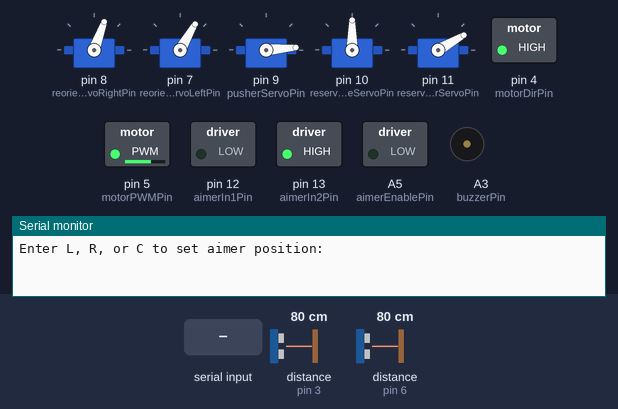
A sketch run on a simulated Arduino Uno, built with avr-gcc and run on an emulated ATmega328P. Parts: 5 × servo, switched loads named in the sketch (green lamp = pin HIGH), buzzer (waves = sounding), the last lines printed to the serial monitor. Inputs (shaded band) come from the test bench; at power-on: distance to the obstacle (sensors on pin 3, pin 6) 80 cm. The echo pulse lasts 58.3 µs per cm; pins used as bus, display or sensor lines are not drawn.

Above: at 5.0 s.
5.1 s: "L" received over Serial
At 5.6 s:
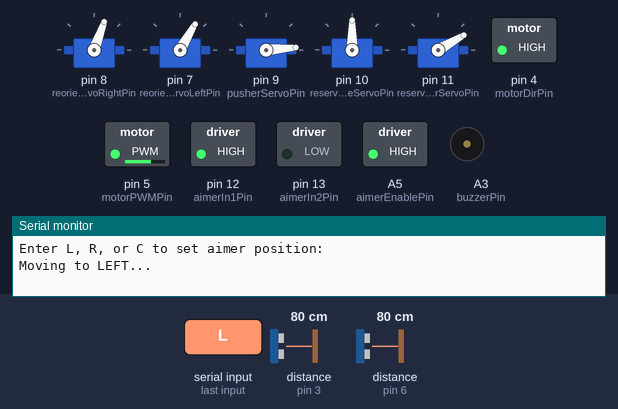
At 6.8 s:
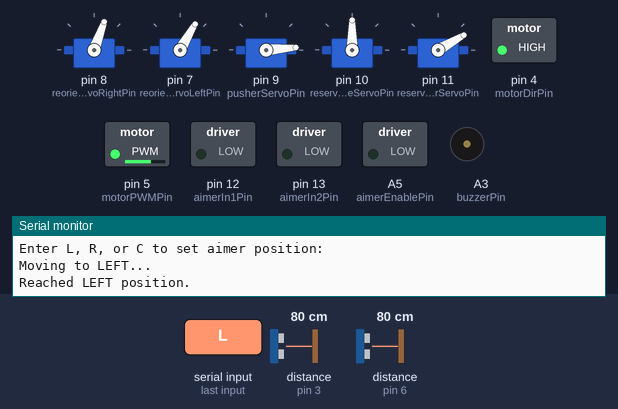
7.3 s: distance to the obstacle (sensor on pin 3) set to 5 cm
9.2 s: distance to the obstacle (sensor on pin 3) set to 2 cm
At 10.1 s:
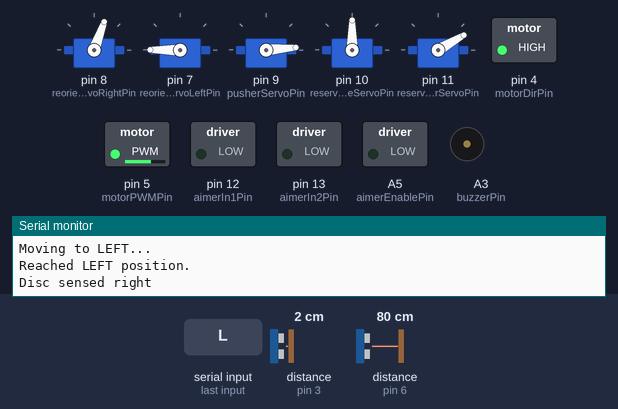
13.8 s: distance to the obstacle (sensor on pin 6) set to 2 cm
17.3 s: distance to the obstacle (sensor on pin 3) set to 4 cm
At 22.0 s:
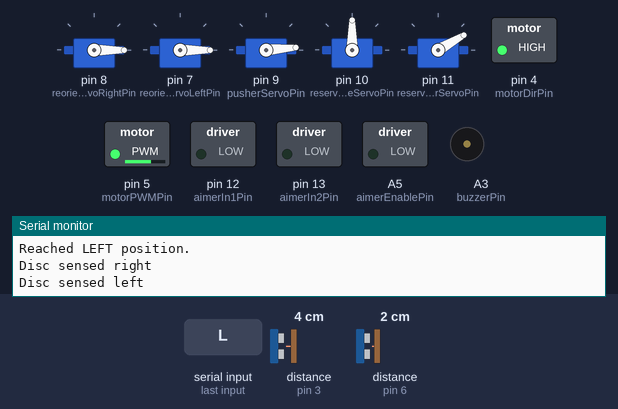
22.7 s: distance to the obstacle (sensor on pin 6) set to 5 cm
Timing chart, 0 to 27.2 s (numbered marks = the images above; inputs shaded):
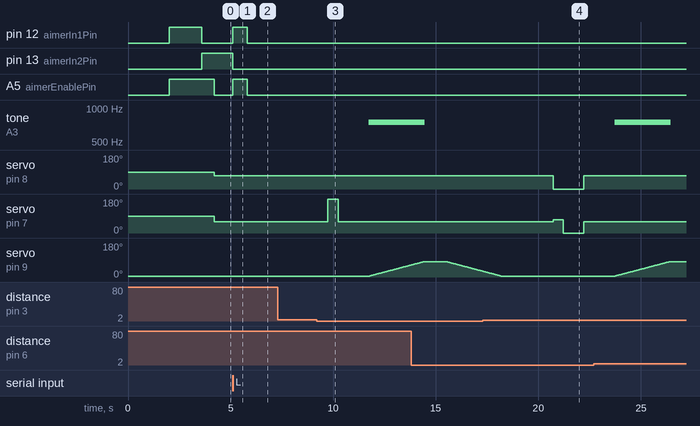

Measured:
- the behaviour switches between 4 and 3 cm on distance to the obstacle (sensor on pin 3) (found by bisection; images 2 and 3)
- after the input at 5.1 s, pin 12 (aimerIn1Pin), A5 (aimerEnablePin): LOW → HIGH at once, → LOW 0.70 s later; pin 13 (aimerIn2Pin): HIGH → LOW at once
- after the input at 7.3 s, every drawn part: stays the same
- after the input at 9.2 s, tone on A3 (buzzerPin): silent → 750 Hz after 2.5 s; servo on pin 7 (reorienterServoLeftPin): 60° → 180° after 0.54 s, → 60° 0.50 s later; servo on pin 9 (pusherServoPin): moves from 5° to 63° over 2.0 s, starting after 2.6 s
- after the input at 17.3 s, servo on pin 8 (reorienterServoRightPin): 70° → 0° after 3.4 s, → 70° 1.5 s later

The sketch:

deviceCode.ino
```cpp
//still need to do:
//implement IR remote into code
//make sure reorienter code is up to date (delays too long?)
//make sure all analog pins are working properly (is int A0/1/2/3 illegal?)

#include <Arduino.h>
#include <Servo.h>
//#include "PinDefinitionsAndMore.h"
#include <IRremote.hpp> // include the library
#include <ezButton.h>

//---------------------------------------PIN NUMBERS & OBJECTS----------------------------------

//Set digital pin numbers
int motorDirPin = 4; int motorPWMPin = 5;
int reorienterTriggerPin = 2; int reorienterEchoRightPin = 3; int reorienterEchoLeftPin = 6;
int reorienterServoRightPin = 8; int reorienterServoLeftPin = 7;
int pusherServoPin = 9;
int reserveGateServoPin = 10; int reserveLifterServoPin = 11;
int aimerIn1Pin = 12; int aimerIn2Pin = 13;

//set analog pin numbers
int aimerLeftSignalPin = A0; int aimerRightSignalPin = A1;
int buzzerPin = A3;
int IRReceiverPin = A4;
int aimerEnablePin = A5;

//Initialize objects
Servo servoLeft; Servo servoRight;
Servo servoPusher;
Servo servoGate; Servo servoLifter;

ezButton limitSwitch1(aimerLeftSignalPin); ezButton limitSwitch2(aimerRightSignalPin);

//------------------------------------------------CONSTANTS---------------------------------------

//Motor/H-Bridge constants:
int motorPower = 165;

//Reorienter constants:
const int ClearValRight = 0; //servo positions
const int downValRight = 70;
const int PushValLeft = 0;
const int downValLeft = 60;
const int ClearValLeft = 180;
const int PushValRight = 160;

long duration_right, duration_left; //initialize sensor variables
long distance_mm_right, distance_mm_left;

long filteredDistanceRight = 0; //filter settings
long filteredDistanceLeft = 0;
const int numSamples = 5; // Number of readings to average

int rightDistanceBound = 37; int leftDistanceBound = 33;

bool signalReceived = false;

bool dispense = false;//variable for keyboard input to activate reserve

// Pusher constants:
int pusherBack = 5; int pusherForward = 82;

//Reserve stack constants:
int lifterDown = 30; int lifterUp = 70;
int gateDown = 90; int gateUp = 30;

//Aimer constants:
enum Position {LEFT, MIDDLE, RIGHT};
Position currentPosition = MIDDLE;

//IR Receiver/buzzer constants:

//--------------------------------------------SETUP-------------------------------------------------

void setup() {

  Serial.begin(9600);
  delay(2000);

  //Set pin modes or attach servos
  pinMode(motorDirPin, OUTPUT); pinMode(motorPWMPin, OUTPUT); //motor
  pinMode(reorienterTriggerPin, OUTPUT); pinMode(reorienterEchoLeftPin, INPUT); pinMode(reorienterEchoRightPin, INPUT); //reserve stack
  servoRight.attach(reorienterServoRightPin); servoLeft.attach(reorienterServoLeftPin);
  servoPusher.attach(pusherServoPin); //pusher
  servoPusher.write(pusherBack);
  servoGate.attach(reserveGateServoPin); servoLifter.attach(reserveLifterServoPin); //reserve stack
  pinMode(aimerIn1Pin, OUTPUT); pinMode(aimerIn2Pin, OUTPUT); //aimer

  pinMode(aimerLeftSignalPin, INPUT); pinMode(aimerRightSignalPin, INPUT);
  pinMode(buzzerPin, OUTPUT); //buzzer
  pinMode(IRReceiverPin, INPUT_PULLUP); //IR signal
  pinMode(aimerEnablePin, OUTPUT);

  //Write default values to pins
  digitalWrite(aimerEnablePin, HIGH);
  moveMotor(true); //move to left
  delay(1600);
  stopMotor();
  moveMotor(false); //move to right
  delay(600);
  //delay(1500);
  //stopMotor();
  digitalWrite(aimerEnablePin, LOW);


  digitalWrite(motorDirPin, HIGH); analogWrite(motorPWMPin, motorPower);
  servoLeft.write(downValLeft); servoRight.write(downValRight);
  servoPusher.write(pusherBack);
  servoGate.write(gateDown); servoLifter.write(lifterDown); //reserve stack

  IrReceiver.begin(IRReceiverPin, ENABLE_LED_FEEDBACK);

  Serial.println("Enter L, R, or C to set aimer position:");

  bool positionSet = false;
  while (!positionSet) {
    if (Serial.available() > 0) {
      char input = Serial.read();
      if (input == 'L' || input == 'R' || input == 'C') {
        switch (input) {
          case 'R':
           digitalWrite(aimerEnablePin, HIGH);
            moveToPosition(RIGHT);
            digitalWrite(aimerEnablePin, LOW);
            break;
          case 'L':
            digitalWrite(aimerEnablePin, HIGH);
            moveToPosition(LEFT);
            digitalWrite(aimerEnablePin, LOW);
            break;
          case 'C':
            moveToPosition(MIDDLE);
            break;
        }
        positionSet = true;
      }
    }
  }

}

//--------------------------------------------MAIN LOOP--------------------------------------------------------

void loop() {

  dispense = false;

  //wait for signal from either reorienter or remote
  do {
    //Get filtered distance readings
    filteredDistanceRight = getFilteredDistance(reorienterEchoRightPin);
    filteredDistanceLeft = getFilteredDistance(reorienterEchoLeftPin);


    if (Serial.available() > 0) {
      char input = Serial.read();
      if (input == 'D') {
        dispense=true;
        break;  // Exit the loop if 'd' is pressed
      }
    }

    delay(200); //check every 200 ms
  }
  while(filteredDistanceRight > rightDistanceBound && filteredDistanceLeft > leftDistanceBound && dispense == false);

  //reorient right
  if(filteredDistanceRight <= rightDistanceBound) {
    Serial.println("Disc sensed right");
    delay(200);
    servoLeft.write(ClearValLeft);
    delay(500);
    servoLeft.write(downValLeft);
    delay(1500);

  }

  //reorient left
  else if(filteredDistanceLeft <= leftDistanceBound) {
    //Serial.println("Left sensor tirggered ");
    Serial.println("Disc sensed left");
    delay(200);
    servoRight.write(ClearValRight);
    servoLeft.write(downValLeft+10);
    delay(500);
    servoLeft.write(PushValLeft);
    delay(1000);
    servoLeft.write(downValLeft);
    servoRight.write(downValRight);
    delay(1500);
  }

  //pull from reserve stack
  else if(dispense == true) {
    Serial.println("IR pressed");
    servoLifter.write(lifterUp); //lift discs up
    delay(1000);
    servoGate.write(gateUp); //open gate
    delay(1500);
    servoGate.write(gateDown); //close gate
    delay(1000);
    servoLifter.write(lifterDown);//lower linkage
    delay(1500);

  }

  //delay to let disc settle, then push disc into wheel, then give warning with buzzer

  tone(buzzerPin, 750);
  for (int pos = pusherBack; pos <= pusherForward; pos += 1) { // Increase angle in small steps
    servoPusher.write(pos);
    delay(35);  // Small delay for smoother motion
  }
  noTone(buzzerPin);
  delay(1000);
  for (int pos = pusherForward; pos >= pusherBack; pos -= 1) { // Decrease angle in small steps
    servoPusher.write(pos);
    delay(35);
  }


  //aim
  delay(2000); //wait for disc to pass the aimer
  //digitalWrite(aimerEnablePin, HIGH);

  //int aimerAngle = (random(3) - 1) * 30; //random between -30, 0, 30
  /*
  int aimerAngle = 0;

  switch (aimerAngle) {
    case -30:
      moveToPosition(LEFT);
      break;
    case 0:
      moveToPosition(MIDDLE);
      break;
    case 30:
      moveToPosition(RIGHT);
      break;
  }

  */
  //Serial.println("Loop complete");

  IrReceiver.resume();
}

//----------------------------------------ADDITIONAL FUNCTIONS------------------------------------------

// Function to get a filtered distance using multiple samples
long getFilteredDistance(int echoPin) {
  long sum = 0;
  long validSamples = 0;
  long previousReading = 0;

  for (int i = 0; i < numSamples; i++) {
    long distance = getDistance(echoPin);

    // Ignore outlier readings (change threshold as needed)
    if (i == 0 || abs(distance - previousReading) < 50) {
      sum += distance;
      validSamples++;
    }

    previousReading = distance;
    delay(10); // Small delay between samples
  }

  return validSamples > 0 ? sum / validSamples : previousReading; // Return average distance
}

// Function to get a single distance reading
long getDistance(int echoPin) {
  digitalWrite(reorienterTriggerPin, LOW);
  delayMicroseconds(2);
  digitalWrite(reorienterTriggerPin, HIGH);
  delayMicroseconds(10);
  digitalWrite(reorienterTriggerPin, LOW);

  long duration = pulseIn(echoPin, HIGH);
  return duration * 0.34 / 2.0; // Convert to mm
}

void moveToPosition(Position targetPosition) {

  if (targetPosition == currentPosition) {
    Serial.println("Motor is already in the desired position.");
    return;
  }

  // Move towards the target position
  if (targetPosition == LEFT) {
    Serial.println("Moving to LEFT...");
    moveMotor(true);  // Move motor to the left
    if(currentPosition == MIDDLE) {
      delay(700);
    }
    else if(currentPosition == RIGHT) {
      delay(1400);
    }
    // while (!limitSwitch1.isPressed()) {
    //    // Wait until the left limit switch is pressed
    //        if (limitSwitch1.isPressed()) {
    //   Serial.println(F("The limit switch 1: TOUCHED"));
    //   }
    // }
    stopMotor();
    Serial.println("Reached LEFT position.");
    currentPosition = LEFT;
  } else if (targetPosition == RIGHT) {
    Serial.println("Moving to RIGHT...");
    moveMotor(false);  // Move motor to the right
    if(currentPosition == MIDDLE) {
      delay(750);
    }
    else if(currentPosition == LEFT) {
      delay(1400);
    }
    //  while (!limitSwitch2.isPressed()) {
    //    // Wait until the right limit switch is pressed
    //          if (limitSwitch2.isPressed()) {
    //   Serial.println(F("The limit switch 2: TOUCHED"));
    //   }
    // }
    stopMotor();
    Serial.println("Reached RIGHT position.");
    currentPosition = RIGHT;
  }
  else if (targetPosition == MIDDLE) {
    // Move to middle position after interacting with the end switch
    Serial.println("Moving to MIDDLE...");
    if (currentPosition == LEFT) {
      moveMotor(false);  // Move motor to the right from left
      delay(600);
    }
    else if (currentPosition == RIGHT) {
      moveMotor(true);  // Move motor to the left from right
      delay(650);
    }

    stopMotor();
    Serial.println("Reached MIDDLE position.");
    currentPosition = MIDDLE;
  }
}

void moveMotor(bool direction) {
  if (direction) {
    // Motor moving left (Clockwise)
    digitalWrite(aimerIn1Pin, HIGH);
    digitalWrite(aimerIn2Pin, LOW);
  } else {
    // Motor moving right (Counter-clockwise)
    digitalWrite(aimerIn1Pin, LOW);
    digitalWrite(aimerIn2Pin, HIGH);
  }
}

void stopMotor() {
  // Stop the motor
  digitalWrite(aimerIn1Pin, LOW);
  digitalWrite(aimerIn2Pin, LOW);
}
```
